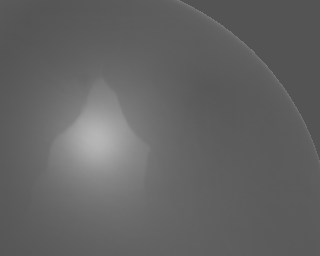
#> input picture imgs/CeO2.tiff, 320 x 256 px
$ jupyter execute --allow-errors Full-Example.ipynb   (shell and % lines are left out)   (older library calls are emulated)
#> lines starting #> are read from the running program, lines starting #| are printed output that depends on the picture; after the words box and inside, x2 and y2 are one past the last pixel; in counts of white or black regions, pixels touching at a corner belong together
## Full example the includes all python scripts within the repo.

[cell 1]
# imports
import os
import numpy as np
from skimage import io, exposure, filters
from skimage.segmentation import watershed
from skimage.feature import peak_local_max
from scipy import ndimage as ndi
import torch
from sklearn import preprocessing, decomposition
import matplotlib.pyplot as plt
# Interactive plots
# Static plots
# %matplotlib inline

# Set device to the GPU if available
# For MacOS, use the Multi-Process Service (MPS) to run on the GPU if available
#> (the rest of this cell did not finish here and is left out)

#### Data augmentation

[cell 2]
# Read in the image
image = io.imread("./imgs/CeO2.tiff", as_gray=True)
#> image is the input picture: shape (256, 320) uint16; min 21644, max 46748, mean 25636.2
background = io.imread("./imgs/CeO2_Background.tiff", as_gray=True)
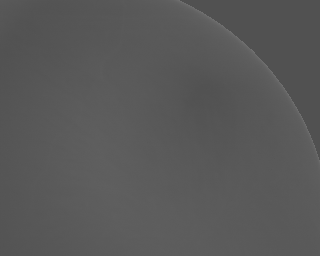
#> input picture imgs/CeO2_Background.tiff, 320 x 256 px
#> background is the input picture: shape (256, 320) uint16; min 20868, max 29124, mean 22743.6

image = image - background  # Remove the background
image = image[:, :image.shape[0]]  # Crop the image to make it square
#> image: shape (256, 256) uint16
image = (image - image.min()) / (image.max() - image.min())  # Normalize the image within the range [0, 1]

# Rotate image
rot_image = np.rot90(image, 1)

# Intensity adjustment
adj_image = exposure.adjust_gamma(image, 0.5)

# Sharpen image
sharpened_image = filters.unsharp_mask(image, radius=1, amount=10)
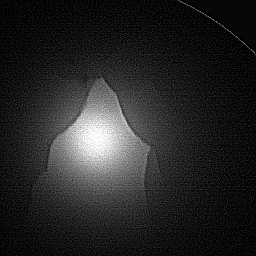
#> sharpened_image: shape (256, 256) float64; min 0, max 1, mean 0.15

# Create synthetic data
input_data = (image - image.mean()) / image.std()
#> (the rest of this cell did not finish here and is left out)

#### Simple denoising

[cell 3]
def norm(image):
    """Normalize the image to the range [0, 255] and convert to uint8."""
    image = image.astype(float)
    return np.around(255 * (image - image.min(axis=(0, 1))) / (image.max(axis=(0, 1)) - image.min(axis=(0, 1)))).astype(np.uint8)


def un_norm(image):
    """Rescale the image to the range [0, 1]."""
    image = image.astype(float)
    return ((image - image.min(axis=(0, 1))) / (image.max(axis=(0, 1)) - image.min(axis=(0, 1))))


# Read in the image
im = io.imread("./imgs/EBSD-Pattern.tif").astype(float)
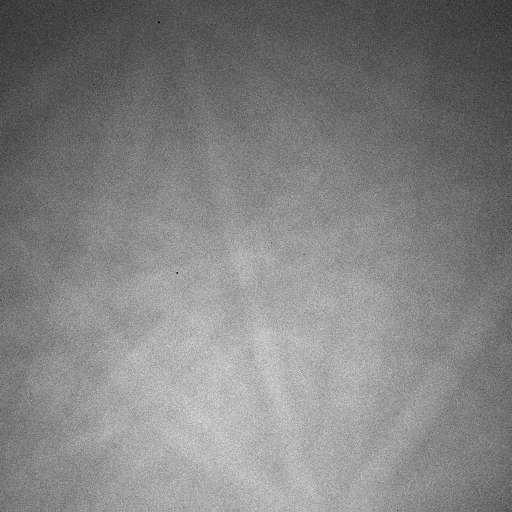
#> input picture imgs/EBSD-Pattern.tif, 1024 x 1024 px (shown at 1/2 size)
#> im: shape (1024, 1024) float64; min 0, max 65535, mean 33354.8

# Create a dynamic background (really blurred version of the image) and subtract it from the original image
background = filters.gaussian(im, sigma=50)
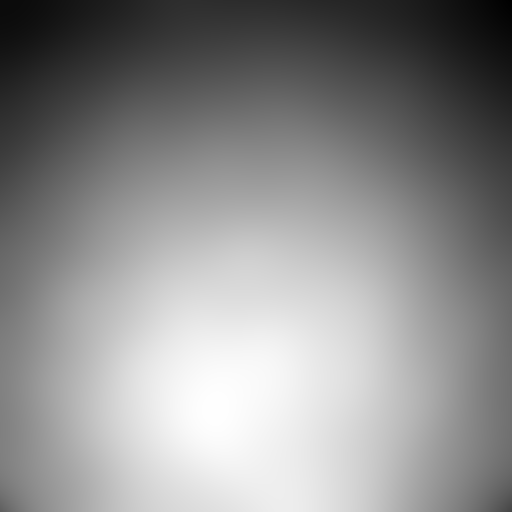
#> background: shape (1024, 1024) float64 (shown at 1/2 size); min 14889.2, max 47893.3, mean 33277.9; drawn with min black and max white
im_new = un_norm(im - background)
#> in un_norm, `image = image.astype(float)`:
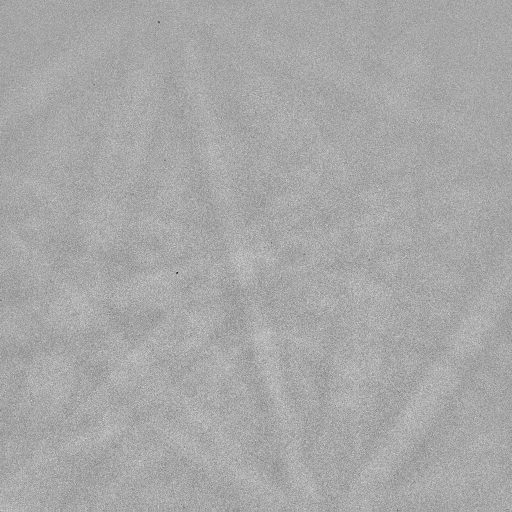
#> image: shape (1024, 1024) float64 (shown at 1/2 size); min -40921.9, max 21253.9, mean 76.8; drawn with min black and max white

# Apply contrast limiting adaptive histogram equalization (CLAHE) to the background-removed image
im_new_clahe = exposure.equalize_adapthist(im_new, clip_limit=0.01)
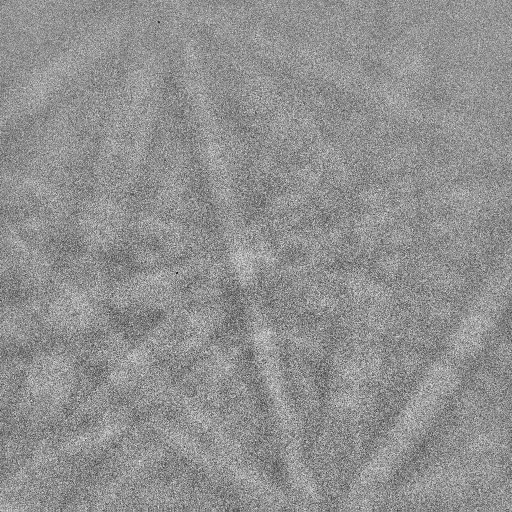
#> im_new_clahe: shape (1024, 1024) float64 (shown at 1/2 size); min 0, max 1, mean 0.568

# Normalize the images and save them
im = norm(im)
background = norm(background)
im_new = norm(im_new)
im_new_clahe = norm(im_new_clahe)

fig, ax = plt.subplots(2, 2, figsize=(12, 8), sharex=True, sharey=True)
ax[0, 0].imshow(im, cmap="gray")
ax[0, 0].set_title("Original")
ax[0, 1].imshow(background, cmap="gray")
ax[0, 1].set_title("Background")
ax[1, 0].imshow(im_new, cmap="gray")
ax[1, 0].set_title("Background Removed")
ax[1, 1].imshow(im_new_clahe, cmap="gray")
ax[1, 1].set_title("CLAHE")
for a in ax.ravel():
    a.axis("off")
plt.tight_layout()
plt.show()

#### Principal component analysis (PCA)

#> (a cell that did not finish here is left out)

#### Variational autoencoder (VAE)

[cell 5]
### Variational autoencoder structure
import torch
import torch.nn as nn
import torch.nn.functional as F
import torch.optim as optim


class VEncoder(nn.Module):
    # [18 lines left out: functions __init__, forward, not called in this run]


class VDecoder(nn.Module):
    # [16 lines left out: functions __init__, forward, not called in this run]


class VAutoencoder(nn.Module):
    # [44 lines left out: functions __init__, forward, reparameterize, get_latent_vectors, train, not called in this run]

[cell 6]
### Example usage

# Define the latent space size for the VAE
latent_size = 20  # Can be tuned

# Read in the data file, select ROI (keeping all features), and extract dataset shape and number of features
#> (the rest of this cell did not finish here and is left out)

#### Watershed segmentation + SNOW algorithm

[cell 7]
### SNOW algorithm
r'''
SNOW: Sub-Network of an Oversegmented Watershed
Copyright (C) 2017 Jeff Gostick

This program is free software: you can redistribute it and/or modify
it under the terms of the GNU General Public License as published by
the Free Software Foundation, either version 3 of the License, or
(at your option) any later version.

This program is distributed in the hope that it will be useful,
but WITHOUT ANY WARRANTY; without even the implied warranty of
MERCHANTABILITY or FITNESS FOR A PARTICULAR PURPOSE.  See the
GNU General Public License for more details.

You should have received a copy of the GNU General Public License
along with this program.  If not, see <http://www.gnu.org/licenses/>.
'''

import numpy as np
import scipy as sp
import scipy.ndimage as spim
import scipy.spatial as sptl
import matplotlib.pyplot as plt
from skimage import feature, segmentation


# [76 lines left out: functions trim_nearby_peaks, extend_slice, trim_saddle_points, not called in this run]


def snow(im, sigma, r_max):
    """Function to perform the SNOW algorithm on an image"""
    dt = spim.distance_transform_edt(input=im)
    dt = spim.gaussian_filter(input=dt, sigma=sigma)
    peaks_locs = feature.peak_local_max(image=dt, min_distance=r_max-1, exclude_border=0) #, indices=False)
    peaks = np.zeros(shape=dt.shape, dtype=bool)
    peaks[tuple(peaks_locs.T)] = True
    peaks = trim_saddle_points(peaks=peaks, dt=dt)
    peaks = trim_nearby_peaks(peaks=peaks, dt=dt)
    regions = segmentation.watershed(image=-dt, markers=spim.label(peaks)[0], mask=im)
    return regions


# [8 lines left out: function create_image, not called in this run]

[cell 8]
### Example usage

# Get the image
im = io.imread("./imgs/WCu-Composite.tiff")
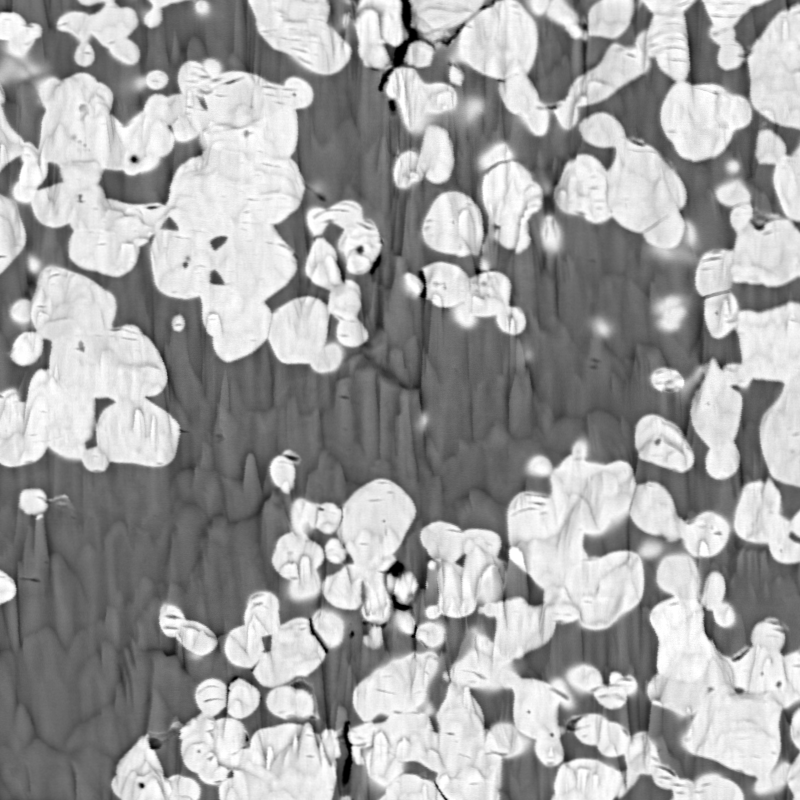
#> input picture imgs/WCu-Composite.tiff, 800 x 800 px
#> im is the input picture: shape (800, 800); min 0, max 255, mean 162.2

# Create a mask of the tungsten particles
tungsten_mask = im > filters.threshold_otsu(im)
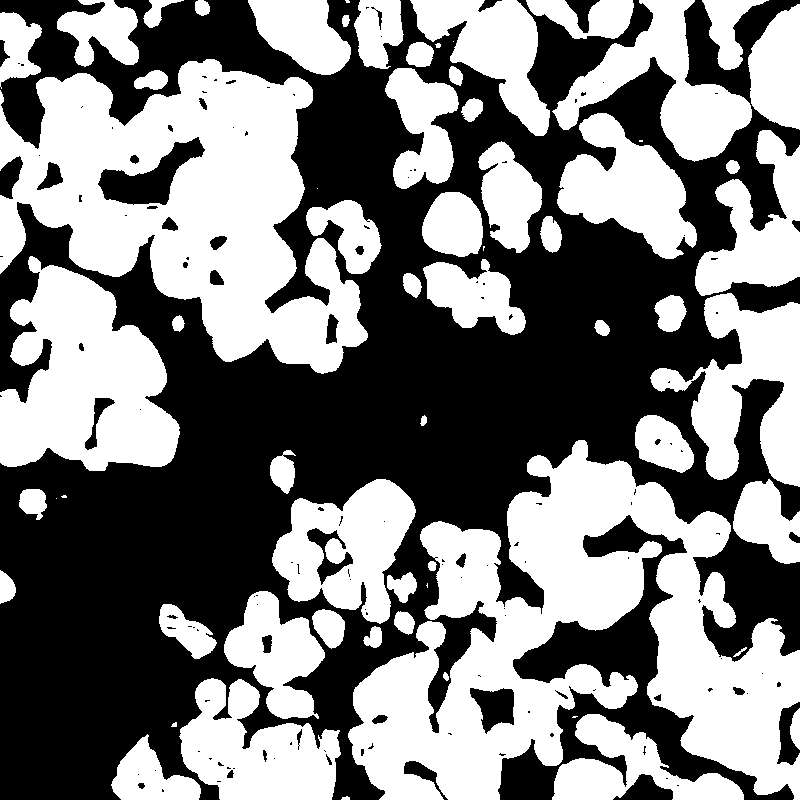
#> tungsten_mask: shape (800, 800) bool; 49.3% white; 65 white regions (9 under 20 px), largest, box (x1, y1, x2, y2) and area: (348, 440, 800, 800) 75879, (0, 59, 368, 374) 60181, (0, 256, 180, 471) 24745

# Set the minimum distance between seed points
min_distance = 50

# Calculate the distance to the nearest zero pixel for each pixel of the image
distance = ndi.distance_transform_edt(tungsten_mask)
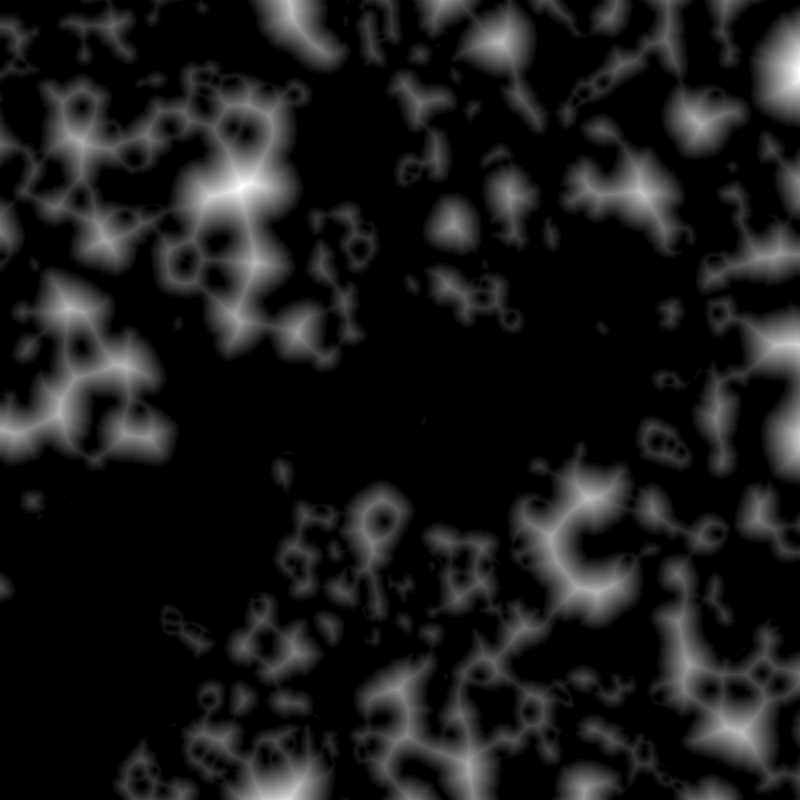
#> distance: shape (800, 800) float64; min 0, max 50.09, mean 5.1; drawn with min black and max white
# Find the peaks in the distance map
coords = peak_local_max(distance, footprint=np.ones((3, 3)), labels=tungsten_mask, min_distance=20)
#> coords = 280 pairs, first value 20 to 779, second value 20 to 779
# Create the markers for the watershed algorithm
mask = np.zeros(distance.shape, dtype=bool)
mask[tuple(coords.T)] = True
# Label the seed points as markers for the watershed algorithm
markers, _ = ndi.label(mask)
# Perform the watershed algorithm
labels = watershed(-distance, markers, mask=tungsten_mask)
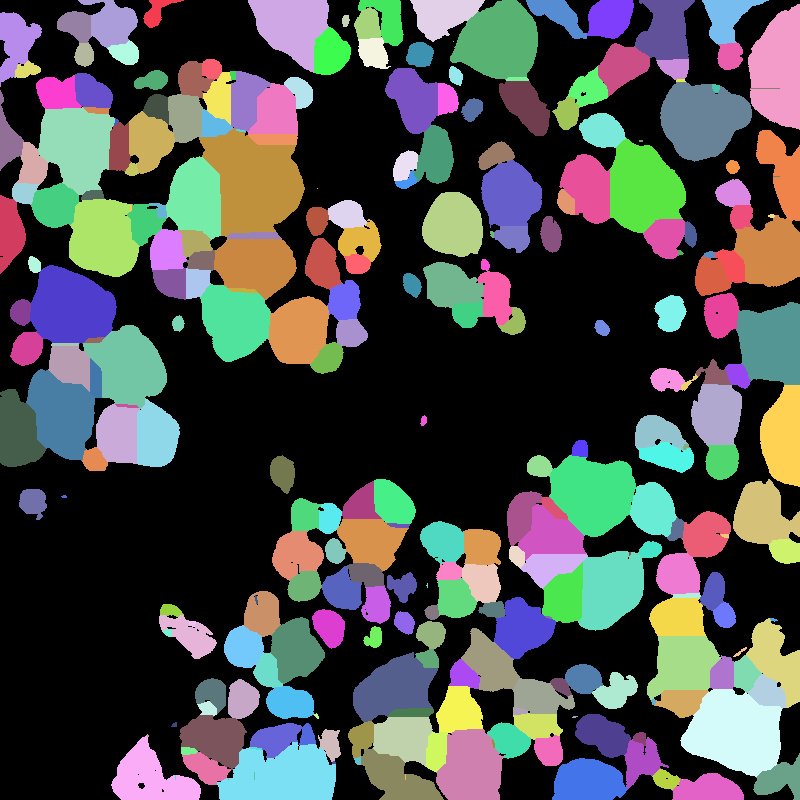
#> labels: shape (800, 800) int32; 281 distinct labels, from 0 to 280; one colour per label, 0 black

### Now we will use the SNOW algorithm to segment the image
sigma = 0.1
r_max = 5
#> (the rest of this cell did not finish here and is left out)


# Randomize the labels to make the plot look better, do this for both the original and SNOW labels
# [9 lines left out: function shuffle_labels, not called in this run]

shuffled_labels = shuffle_labels(labels)
shuffled_labels_snow = shuffle_labels(labels_snow)

# Plot the results
fig, ax = plt.subplots(1, 3, figsize=(15, 6), sharex=True, sharey=True)
ax[0].imshow(im, cmap=plt.cm.gray)
ax[0].set_title('Overlapping objects')
ax[0].axis('off')
ax[1].imshow(shuffled_labels, cmap=plt.cm.nipy_spectral)
ax[1].set_title('Separated objects')
ax[1].axis('off')
ax[2].imshow(shuffled_labels_snow, cmap=plt.cm.nipy_spectral)
ax[2].set_title('Separated objects (SNOW)')
ax[2].axis('off')
plt.tight_layout()
plt.show()
